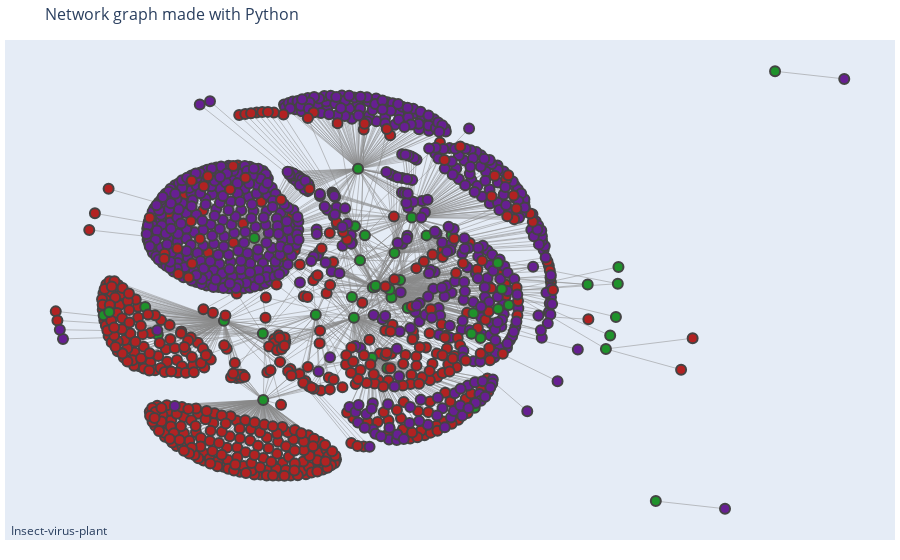

This figure's notebook cell:
### Markdown cell above
# visualisasi Graf

### Code cell
plotly_graph(gnx)

# # # cuma tampilan, visualisasi pyviz
# from pyvis.network import Network
# nt = Network('500px', '900px',directed=True,notebook=True)
# # nt.show_buttons(filter_=['physics'])
# nt.toggle_physics(True)

# for i,data in df_node.iterrows():
#     nt.add_node(
#         data['taxon_id'],
#         label=data['taxon_name'],
#         superkingdom=data['superkingdom'],
#         kingdom=data['kingdom'],
#         filum=data['phylum'],
#         kelas=data['class'],
#         ordo=data['order'],
#         famili=data['family'],
#         genus=data['genus'],
#         spesies=data['species'],
#         # group=data['group'],
#         color=data['color'],
#         )
    
# for i,data in df_edge.iterrows():
#     nt.add_edge(
#         data['source_taxon_id'],
#         data['target_taxon_id'],
#         label=data['interaction_type'])

# # nt.show_buttons(filter_=['physics'])
# nt.show("tmp.fig02.html")

### Figure 1 — Plotly figure (JSON) as saved in the notebook; plotly's stock layout.template omitted (floating-point values rounded to 4 significant figures; data arrays with more than 128 entries replaced by an {"elided": "..."} marker saying what was removed)
{"data": [{"hoverinfo": "none", "line": {"color": "#888", "width": 0.5}, "mode": "lines", "type": "scatter", "x": {"elided": "5190 float values"}, "y": {"elided": "5190 float values"}}, {"hoverinfo": "text", "marker": {"color": {"elided": "1197 str values"}, "line": {"width": 2}, "reversescale": true, "size": 10}, "mode": "markers", "text": {"elided": "1197 str values"}, "type": "scatter", "x": {"elided": "1197 float values"}, "y": {"elided": "1197 float values"}}], "layout": {"annotations": [{"showarrow": false, "text": "Insect-virus-plant", "x": 0.005, "xref": "paper", "y": -0.002, "yref": "paper"}], "hovermode": "closest", "margin": {"b": 20, "l": 5, "r": 5, "t": 40}, "showlegend": false, "title": {"font": {"size": 16}, "text": "Network graph made with Python"}, "xaxis": {"showgrid": false, "showticklabels": false, "zeroline": false}, "yaxis": {"showgrid": false, "showticklabels": false, "zeroline": false}}}
